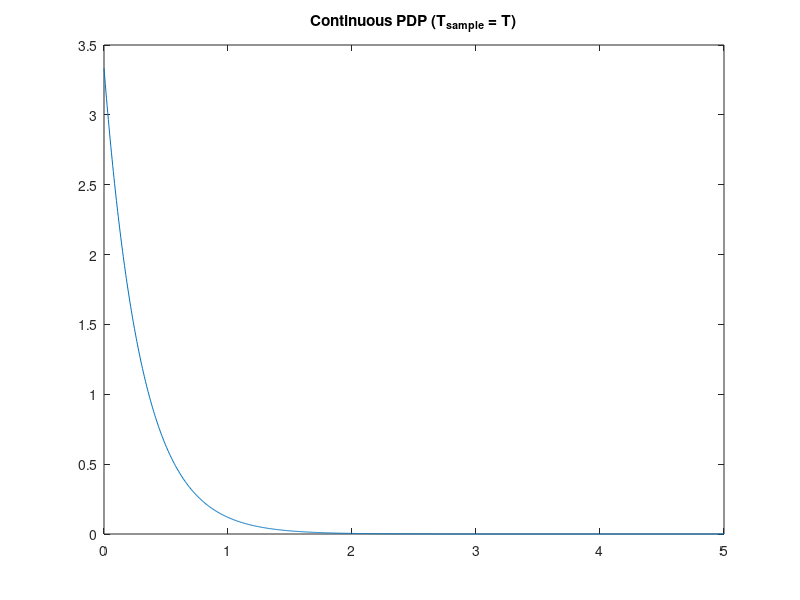
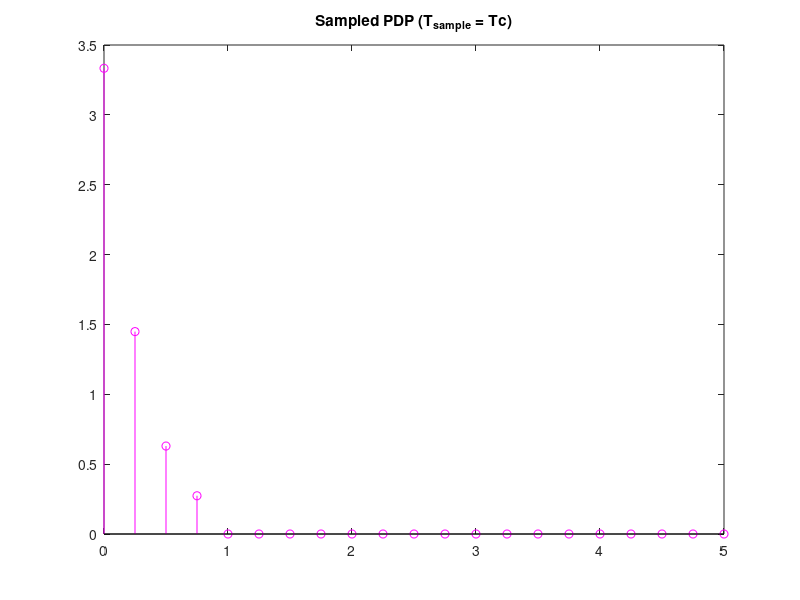
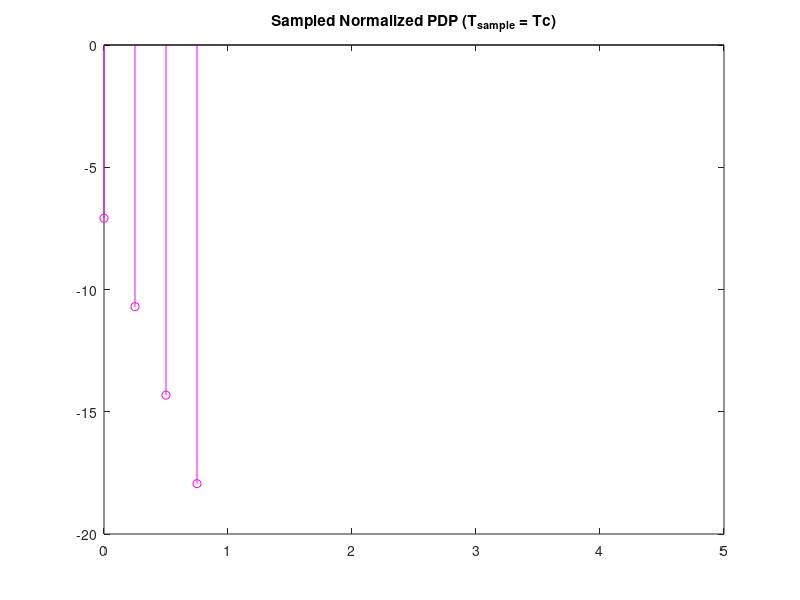

Write the MATLAB code that produced these figures, in order. (Note: this script raises an error after producing the figures.)
clear all
close all
T = 1;      % Sampling time before interpolation
tau_rms = 0.3*T;       
tau = linspace(0, 5, 1000);
PDP_continuous = exp(-tau/tau_rms)./tau_rms;
figure
plot(tau, PDP_continuous);
title('Continuous PDP (T_{sample} = T)');

%I'll now sample the "continuous" PDP
Tc = (0.25*T);      %New sampling time
tau = 0:Tc:5;
samples = 4;
PDP_sampled = exp(-tau/tau_rms)./tau_rms;
PDP_sampled = [PDP_sampled(1:samples) zeros(1, length(PDP_sampled )-samples)] ;
figure
stem(tau, PDP_sampled, 'm');
title('Sampled PDP (T_{sample} = Tc)');



%normalization of the PDP
K = 3; %K in dB
K = 10^(K/10); % K in linear

Md = sum(PDP_sampled);

C = sqrt(K/(K+1));

norm = Md/( 1 - C^2 ); % MdNorm = 1 - c^2

MdNorm = Md/norm; %PDP normalized

sum( MdNorm ) + C^2 
figure
stem(tau, 10*log10(PDP_sampled/norm), 'm');
title('Sampled Normalized PDP (T_{sample} = Tc)');

%filter to create g

%Classical Doppler
%Here we build a proper white noise

fd = 5*10.^(-3);
% lin = linspace(0, 0.999, 1000);
% f = linspace(0, 1, 100001);
% sqrt_D = zeros(1, 50001);
% for i = 1:50001
%     sqrt_D(i) = sqrt((1/(pi*fd*sqrt(1-(f(i)/fd).^2))).*(abs(f(i)) < fd));%ho messo < invece di <= perche per f=fd la funzione diventa infinito
% end
% for i = 1 : 50000 %whole spectrum of Hds in [0,1]
%     sqrt_D( i + 50001 ) = conj( sqrt_D( 50001 - i ) );
% end
% figure
% plot(f, 10*log10(sqrt_D));
% title('DOPPLER SPECTRUM (dB), Classical (Jake) model');
% axis([0 1 8 15]);
% 
% 
% %Chebychev lowpass filter
% n = 10; %order of cheb low pass filter
% Rp = 1;%decibels of peak-to-peak passband ripple
% Wp =  fd;%normalized passband edge frequency
% [b,a] = cheby1(n,Rp,Wp); %returns the coefficent of the TF
% Hds2 = freqz(b,a,100001,'whole');
% figure 
% plot( 0:0.00001:1, 10*log10( abs(Hds2) ));
% title('Frequency response of Chebychev filter (dB)');
% 
% for i = 1:100001
%     Hds(i) = sqrt_D(i)*Hds2(i);
% end
% 
% figure 
% plot( 0:0.00001:1, Hds );%ci sono problemi in dB peche la maggior parte dei valori e' 0
% title('Frequency response of Hds filter (linear)');
% 
% 
% hds = ifft( sqrt_D );
% gi = conv(hds,w_i);
% figure
% plot( 0 : length(gi)-1, gi );
% title('gi');
gtilda = cell(samples, 1);
giInt = cell(samples, 1);

for i = 1:samples
%White noise
w_i = wgn(1, 1000, 0, 'complex');
%NarrowBand Filter
gtilda{i} = hds(w_i);

%Cubic Interpolator
x = 0:length(gtilda{i})-1;
xx = 0: 0.25 : length(gtilda{i})-1;
giInt{i} = spline( x, gtilda{i}, xx);

end
% figure
% plot(x,gi,'o',xx,giInt)

%Sigma_i
sigma_i = zeros(samples, 1);

for i = 1:samples
   sigma_i(i) = sqrt(PDP_sampled(i)/norm); 
end

%g_i
g_i = cell(samples, 1);

for i = 1:samples
    
    g_i{i} = sigma_i(i) * giInt{i};
    
    if i == 1
        g_i{i} = g_i{i} + C;
    end
    figure
    plot(xx, 10*log10(abs(g_i{i})));
    title('Absolute value of g_i (dB)');
    xlabel('tau');
    ylabel('|g_i| (dB)');
end
